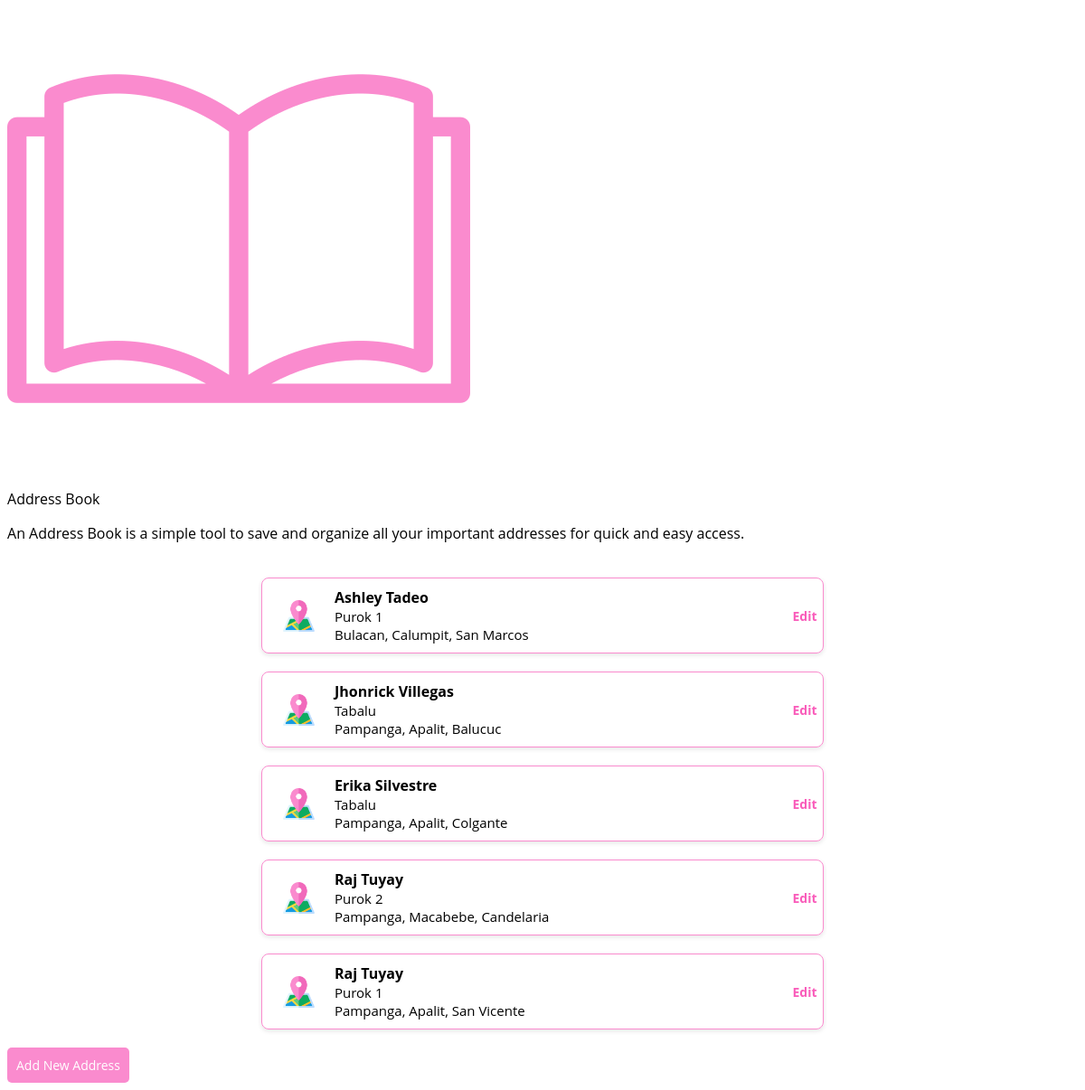
Page /PHP/addresses.php on the committed database.
### tables this page shows
CREATE TABLE `tbl_addresses` (
  `address_id` int(11) NOT NULL,
  `user_id` int(11) NOT NULL,
  `recipient_name` varchar(50) NOT NULL,
  `province` varchar(50) NOT NULL,
  `city` varchar(50) NOT NULL,
  `barangay` varchar(50) NOT NULL,
  `street` varchar(50) NOT NULL,
  `xtra_info` varchar(255) NOT NULL,
  `phone_number` varchar(20) NOT NULL,
  `created_at` timestamp NOT NULL DEFAULT current_timestamp(),
  `updated_at` timestamp NOT NULL DEFAULT current_timestamp() ON UPDATE current_timestamp()
);

### PHP/addresses.php (the view, shortened to what this page needs)
<!DOCTYPE html>
<html lang="en">
<head>
</head>
<body>
    <div class="gradient-bg">
        <div id="title">
            <div class="img-holder"><img src="../IMG/icon-big-address.png"></div>
            <div id="text-holder">
                <p id="h1">Address Book</p>
                <p id="p">An Address Book is a simple tool to save and organize all your important addresses for quick and easy access.</p>
            </div>
        </div><br>
        <div id="myAddresses">
            <?php
            $query = "SELECT * FROM tbl_addresses";
            $result = mysqli_query($connection, $query);
            while ($row = mysqli_fetch_assoc($result)) {
            ?>
                <div class="my-addresses">
                    <div class="address-img">
                        <img src="../IMG/icon-map.png" alt="Map" width="35" height="35">
                    </div>
                    <div class="address-text">
                        <b>
                            <h3 id="recipientName"><?php echo $row['recipient_name']; ?></h3>
                        </b>
                        <p id="street"><?php echo $row['street']; ?></p>
                        <p id="location"><?php echo "{$row['province']}, {$row['city']}, {$row['barangay']}"; ?></p>
                    </div>
                    <div class="address-button">
                        <button class="edit-address" data-id="<?php echo $row['address_id']; ?>">Edit</button>
                    </div>
                </div>
            <?php } ?>
        </div>
        <button id="openAddModalBtn">Add New Address</button>
    </div>
</body>
</html>

### PHP/addresses.php (style rules this page uses)
body { font-family: 'Open Sans'; }
#addButton, #editButton, #openAddModalBtn { font-family: 'Open Sans'; font-size: 14px; margin-top: 20px; padding: 10px; background-color: #FA8BCE; color: white; border: none; border-radius: 5px; cursor: pointer; }
#myAddresses { display: flex; flex-wrap: wrap; gap: 20px; }
.my-addresses { display: flex; align-items: center; justify-content: space-between; width: 80%; margin: auto; max-width: 600px; border: 1px solid #FA8BCE; padding: 10px; border-radius: 8px; box-shadow: 0 2px 5px rgba(0, 0, 0, 0.1); }
.address-img { flex: 0 0 10%; display: flex; justify-content: center; align-items: center; }
.address-text { font-family: 'Open Sans'; text-align: left; flex: 0 0 80%; padding: 0 10px; }
.address-button { flex: 0 0 10%; display: flex; justify-content: center; align-items: flex-start; }
#recipientName, #street, #location { font-family: 'Open Sans'; font-size: 15px; margin: 0; }
#recipientName { font-size: 16px; }
button.edit-address { font-family: 'Open Sans'; color: #f95cba; font-weight: 700; background-color: transparent; border: none; font-size: 14px; cursor: pointer; }

### rows in the picture
tbl_addresses: recipient_name "Ashley Tadeo", street "Purok 1", province "Bulacan", city "Calumpit", barangay "San Marcos"
tbl_addresses: recipient_name "Jhonrick Villegas", street "Tabalu", province "Pampanga", city "Apalit", barangay "Balucuc"
tbl_addresses: recipient_name "Erika Silvestre", street "Tabalu", province "Pampanga", city "Apalit", barangay "Colgante"
tbl_addresses: recipient_name "Raj Tuyay", street "Purok 2", province "Pampanga", city "Macabebe", barangay "Candelaria"
tbl_addresses: recipient_name "Raj Tuyay", street "Purok 1", province "Pampanga", city "Apalit", barangay "San Vicente"
